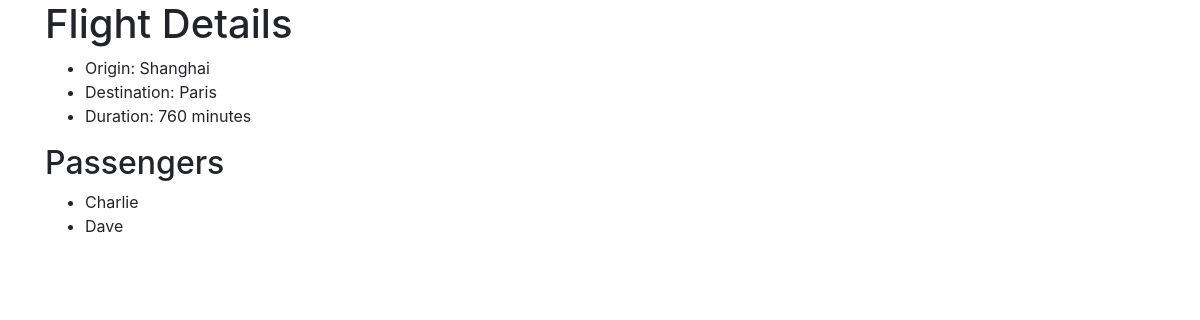
Page /flights/2 on the committed database.
### tables this page shows
CREATE TABLE flights (
    id INTEGER PRIMARY KEY AUTOINCREMENT,
    origin VARCHAR NOT NULL,
    destination VARCHAR NOT NULL,
    duration INTEGER NOT NULL
);

CREATE TABLE passengers (
    id INTEGER PRIMARY KEY AUTOINCREMENT,
    name VARCHAR NOT NULL,
    flight_id INTEGER
);

### application.py (the view)
@app.route("/flights/<int:flight_id>")
def flight(flight_id):
    flight = db.execute("SELECT * FROM flights WHERE id = :id", {"id": flight_id}).fetchone()
    if flight is None:
        return render_template("error.html", message="No such flight.")
    passengers = db.execute("SELECT name FROM passengers WHERE flight_id = :flight_id",
                            {"flight_id": flight_id}).fetchall()
    return render_template("flight.html", flight=flight, passengers=passengers)

### templates/flight.html (shortened to what this page needs)
{% extends "layout.html" %}
{% block body %}
    <h1>Flight Details</h1>
    <ul>
        <li>Origin: {{ flight.origin }}</li>
        <li>Destination: {{ flight.destination }}</li>
        <li>Duration: {{ flight.duration}} minutes</li>
    </ul>
    <h2>Passengers</h2>
    <ul>
        {% for passenger in passengers %}
            <li>{{ passenger.name }}</li>
        {% else %}
            <li>No passengers.</li>
        {% endfor %}
    </ul>
{% endblock %}

### rows in the picture
flights: origin "Shanghai", destination "Paris", duration "760"
passengers: name "Charlie"
passengers: name "Dave"
